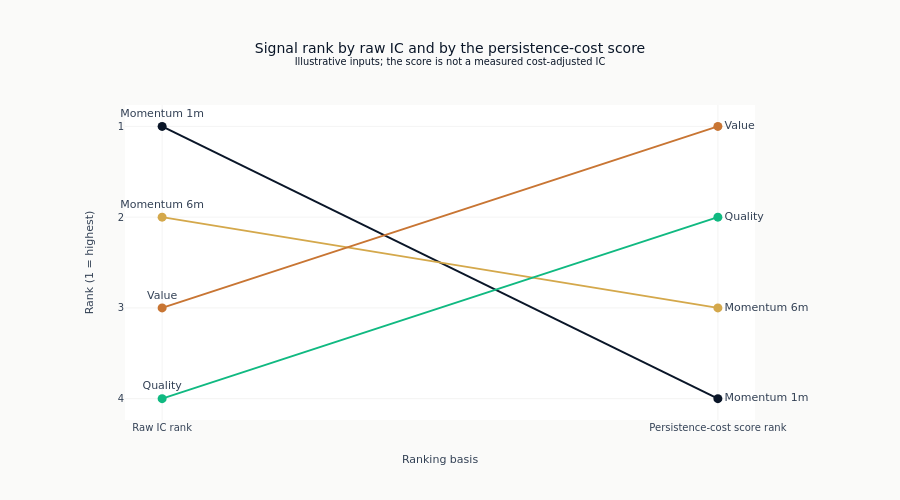

Notebook source saved alongside this figure:
### Code cell
fig = go.Figure()
rank_colors = ml4t_palette(4, categorical=True)
for row, color in zip(signals.sort("raw_rank").iter_rows(named=True), rank_colors, strict=True):
    fig.add_trace(
        go.Scatter(
            x=["Raw IC rank", "Persistence-cost score rank"],
            y=[row["raw_rank"], row["score_rank"]],
            mode="lines+markers+text",
            name=row["signal"],
            line=dict(color=color, width=2),
            marker=dict(size=9),
            text=[row["signal"], row["signal"]],
            textposition=["top center", "middle right"],
            cliponaxis=False,
        )
    )
fig.update_layout(
    title=(
        "Signal rank by raw IC and by the persistence-cost score"
        "<br><sup>Illustrative inputs; the score is not a measured cost-adjusted IC</sup>"
    ),
    xaxis_title="Ranking basis",
    yaxis_title="Rank (1 = highest)",
    yaxis=dict(autorange="reversed", tickmode="linear", dtick=1),
    height=500,
    showlegend=False,
    margin=dict(t=105, l=125, r=145),
)
show_plotly_with_alt(
    fig,
    "A slope chart with one line per signal running between two ranking columns, raw IC on the "
    "left and the persistence-cost score on the right, with rank one at the top and every line "
    "labelled at both ends. The lines cross heavily: the signal ranked first on raw IC falls to "
    "last, the one ranked last rises to second, and the two remaining signals swap places by one "
    "rank each.",
)

### Figure 1 — Plotly figure (JSON) as saved in the notebook; plotly's stock layout.template omitted (floating-point values rounded to 4 significant figures)
{"data": [{"cliponaxis": false, "line": {"color": "#0a1628", "width": 2}, "marker": {"size": 9}, "mode": "lines+markers+text", "name": "Momentum 1m", "text": ["Momentum 1m", "Momentum 1m"], "textposition": ["top center", "middle right"], "type": "scatter", "x": ["Raw IC rank", "Persistence-cost score rank"], "y": [1.0, 4.0]}, {"cliponaxis": false, "line": {"color": "#D4A84B", "width": 2}, "marker": {"size": 9}, "mode": "lines+markers+text", "name": "Momentum 6m", "text": ["Momentum 6m", "Momentum 6m"], "textposition": ["top center", "middle right"], "type": "scatter", "x": ["Raw IC rank", "Persistence-cost score rank"], "y": [2.0, 3.0]}, {"cliponaxis": false, "line": {"color": "#C87533", "width": 2}, "marker": {"size": 9}, "mode": "lines+markers+text", "name": "Value", "text": ["Value", "Value"], "textposition": ["top center", "middle right"], "type": "scatter", "x": ["Raw IC rank", "Persistence-cost score rank"], "y": [3.0, 1.0]}, {"cliponaxis": false, "line": {"color": "#10b981", "width": 2}, "marker": {"size": 9}, "mode": "lines+markers+text", "name": "Quality", "text": ["Quality", "Quality"], "textposition": ["top center", "middle right"], "type": "scatter", "x": ["Raw IC rank", "Persistence-cost score rank"], "y": [4.0, 2.0]}], "layout": {"height": 500, "margin": {"l": 125, "r": 145, "t": 105}, "showlegend": false, "title": {"text": "Signal rank by raw IC and by the persistence-cost score<br><sup>Illustrative inputs; the score is not a measured cost-adjusted IC</sup>"}, "xaxis": {"title": {"text": "Ranking basis"}}, "yaxis": {"autorange": "reversed", "dtick": 1, "tickmode": "linear", "title": {"text": "Rank (1 = highest)"}}}}
